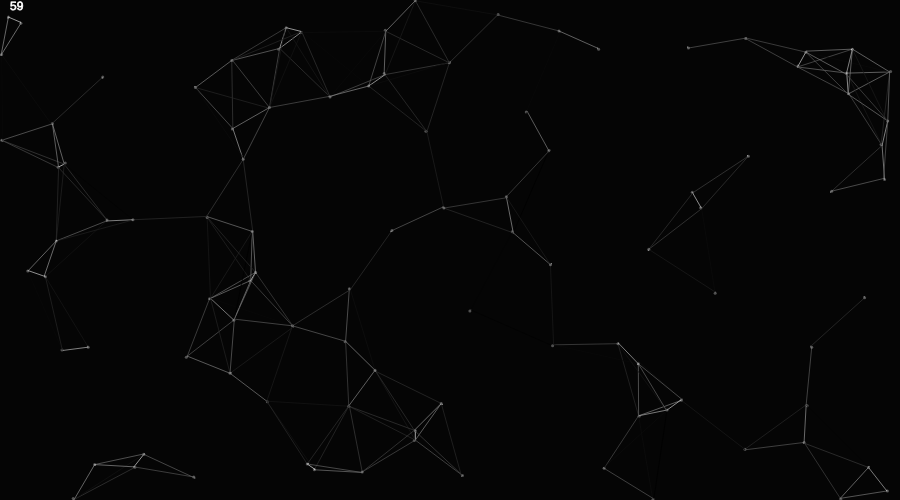
Frame 1 (no input)
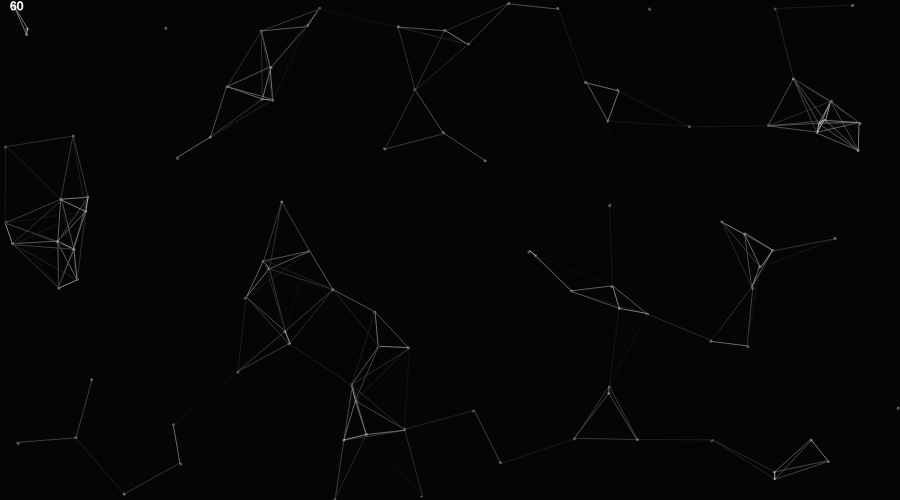
Frame 60 (no input)
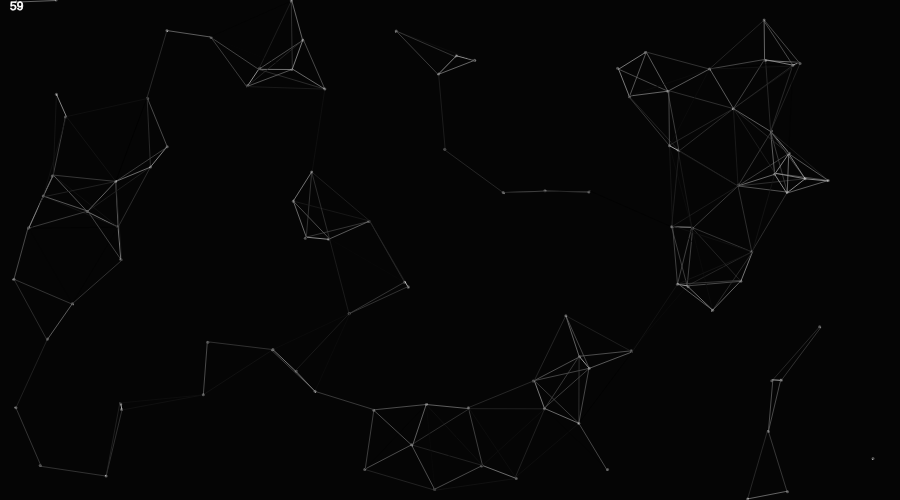
Frame 120 (the mouse pressed at the canvas centre since frame 60)

The p5.js sketch that drew these frames (run headless with seeded random() and noise() and a simulated clock; from frame 60 on, the mouse is pressed at the canvas centre):

// p5.js sketch
// ── sketch.js
let p = [];
let  d,str;
function setup() {
	createCanvas(900,500);
	for (var i = 0; i < 100; i++) {
		p[i] = new particle();
	}
}

function draw() {
	background(5);		
	for (var i = 0; i < p.length; i++) {
		p[i].show();
		p[i].move();
		p[i].ofscreen();
		for(let j = i; j<p.length;j++) {
			p[i].distance(p[j]);
		}
	}
	fill(255);
	let fr = frameRate();
	text(floor(fr),10,10)
}
// ── particles.js
class particle {
  constructor() {
    this.sch = [-0.5,-1,1,0.5];
    this.y = random(0,height);
    this.x = random(0,width);
    this.xs = random(this.sch);
    this.ys = random(this.sch);
  }
  show() {
    stroke(200,100);
    strokeWeight(3);
    point(this.x,this.y);
  }

  ofscreen() {
    if(this.x<0||this.x>width||this.y<0||this.y>height) {
      this.xs = -this.xs
      this.ys = -this.ys

    }
  }

  move() {
    this.x += this.xs;
    this.y += this.ys;
  }

  distance(other) {
    d = dist(this.x,this.y,other.x,other.y);
    if (d<90) {
    str =  map(d,90,0,0,255)
      stroke(str);
      strokeWeight(0.7)
      line(this.x,this.y,other.x,other.y);
    }
  }

}
